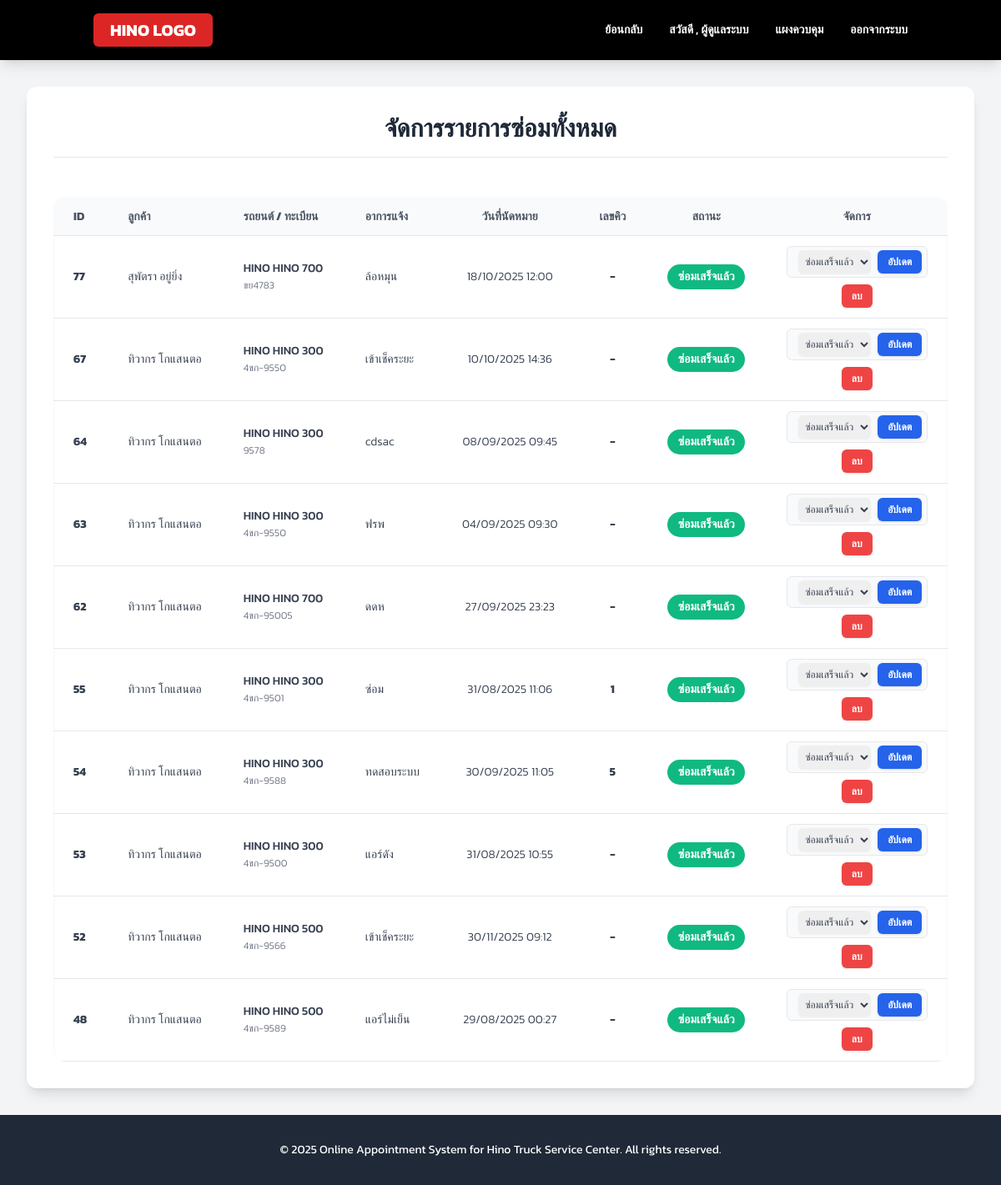
The page /admin_edit_repair.php (signed in) on the database its author committed.
### tables this page shows
CREATE TABLE `service_requests` (
  `request_id` int(11) NOT NULL,
  `vehicle_id` int(11) DEFAULT NULL,
  `description` text NOT NULL,
  `symptoms` text DEFAULT NULL,
  `appointment_date` datetime NOT NULL,
  `status` enum('pending','in_progress','completed','cancelled') DEFAULT 'pending',
  `notes` text DEFAULT NULL,
  `cost` decimal(10,2) DEFAULT NULL,
  `created_at` timestamp NOT NULL DEFAULT current_timestamp(),
  `queue_number` varchar(10) DEFAULT NULL
);

CREATE TABLE `customers` (
  `customer_id` int(11) NOT NULL,
  `first_name` varchar(50) NOT NULL,
  `last_name` varchar(50) NOT NULL,
  `email` varchar(100) NOT NULL,
  `phone` varchar(15) DEFAULT NULL,
  `password_hash` varchar(255) NOT NULL,
  `created_at` timestamp NOT NULL DEFAULT current_timestamp(),
  `reset_token` varchar(255) DEFAULT NULL,
  `token_expiry` datetime DEFAULT NULL
);

CREATE TABLE `vehicles` (
  `vehicle_id` int(11) NOT NULL,
  `customer_id` int(11) DEFAULT NULL,
  `brand` varchar(50) NOT NULL,
  `model` varchar(50) NOT NULL,
  `year` varchar(10) DEFAULT NULL,
  `license_plate` varchar(20) NOT NULL,
  `vin_number` varchar(17) DEFAULT NULL
);

### admin_edit_repair.php (the view, shortened to what this page needs)
<?php
include 'db_connect.php';
$admin_name = isset($_SESSION['first_name']) ? $_SESSION['first_name'] : 'ผู้ดูแลระบบ';
$sql_all = "SELECT
                sr.request_id,
                sr.appointment_date,
                sr.description,
                sr.status,
                sr.created_at,
                sr.queue_number,
                c.first_name,
                c.last_name,
                v.brand,
                v.model,
                v.license_plate
            FROM
                service_requests sr
            JOIN
                vehicles v ON sr.vehicle_id = v.vehicle_id
            JOIN
                customers c ON v.customer_id = c.customer_id
            ORDER BY
                sr.created_at DESC";
$result_all = $conn->query($sql_all);
?>
<!DOCTYPE html>
<html lang="th">
<head>
    <script src="https://cdn.tailwindcss.com"></script>
</head>
<body>
    <header class="bg-black text-white shadow-lg sticky top-0 z-50">
        <nav class="container mx-auto px-6 py-4 flex items-center justify-between">
            <div class="h-10 bg-red-600 px-5 flex items-center rounded-md">
                <span class="text-white text-xl font-bold">HINO LOGO</span>
            </div>
            <div class="flex items-center space-x-8 text-sm font-semibold">
                <a href="#" onclick="javascript:history.back()" class="text-white hover:text-red-600 transition-colors duration-300">ย้อนกลับ</a>
                <div class="text-white">
                    สวัสดี , <strong><?php echo htmlspecialchars($admin_name); ?></strong>
                </div>
                <a href="admin_dashboard.php" class="hover:text-red-600 transition-colors duration-300">แผงควบคุม</a>
                <a href="admin_logout.php" class="hover:text-red-600 transition-colors duration-300">ออกจากระบบ</a>
            </div>
        </nav>
    </header>
    <main class="main-content">
        <div class="bg-white p-8 rounded-xl shadow-lg">
            <h1 class="text-3xl font-bold text-center text-gray-800 mb-8 border-b pb-4">จัดการรายการซ่อมทั้งหมด</h1>
            <?php
            if ($result_all->num_rows > 0) {
                echo "<div class='overflow-x-auto'>";
                echo "<table class='min-w-full bg-white rounded-xl shadow-inner'>";
                echo "<thead>";
                echo "<tr class='bg-gray-100 text-gray-600 uppercase text-sm leading-normal'>";
                echo "<th class='py-3 px-6 text-left'>ID</th>";
                echo "<th class='py-3 px-6 text-left'>ลูกค้า</th>";
                echo "<th class='py-3 px-6 text-left'>รถยนต์ / ทะเบียน</th>";
                echo "<th class='py-3 px-6 text-left'>อาการแจ้ง</th>";
                echo "<th class='py-3 px-6 text-center'>วันที่นัดหมาย</th>";
                echo "<th class='py-3 px-6 text-center'>เลขคิว</th>";
                echo "<th class='py-3 px-6 text-center'>สถานะ</th>";
                echo "<th class='py-3 px-6 text-center'>จัดการ</th>";
                echo "</tr>";
                echo "</thead>";
                echo "<tbody class='text-gray-700 text-sm font-light'>";
                while($row = $result_all->fetch_assoc()) {
                    $status_text = '';
                    $status_class = '';
                    $status_raw = strtolower($row['status']);
                    switch ($status_raw) {
                        case 'completed':
                            $status_text = 'ซ่อมเสร็จแล้ว';
                            $status_class = 'status-completed';
                            break;
                    }
                    echo "<tr class='border-b border-gray-200 hover:bg-gray-50'>";
                    echo "<td class='py-3 px-6 text-left whitespace-nowrap font-bold'>" . $row["request_id"] . "</td>";
                    echo "<td class='py-3 px-6 text-left whitespace-nowrap'>" . htmlspecialchars($row["first_name"] . " " . $row["last_name"]) . "</td>";
                    echo "<td class='py-3 px-6 text-left'>
                            <span class='font-medium'>" . htmlspecialchars($row["brand"] . " " . $row["model"]) . "</span><br>
                            <span class='text-xs text-gray-500'>" . htmlspecialchars($row["license_plate"]) . "</span>
                        </td>";
                    echo "<td class='py-3 px-6 text-left max-w-[200px] truncate'>" . htmlspecialchars($row["description"]) . "</td>";
                    echo "<td class='py-3 px-6 text-center whitespace-nowrap'>" . date('d/m/Y H:i', strtotime($row['appointment_date'])) . "</td>";
                    echo "<td class='py-3 px-6 text-center font-bold'>" . (isset($row['queue_number']) ? htmlspecialchars($row['queue_number']) : '-') . "</td>";
                    echo "<td class='py-3 px-6 text-center'>";
                    echo "<span class='status-badge " . $status_class . "'>" . $status_text . "</span>";
                    echo "</td>";
                    echo "<td class='py-3 px-6 text-center whitespace-nowrap'>";
                    echo "<form method='post' class='flex items-center justify-center space-x-2 mb-2 p-1 border border-gray-200 rounded-md bg-gray-50'>";
                    echo "<select name='status' class='border-gray-300 rounded-md shadow-sm p-1 text-xs focus:ring-blue-500 focus:border-blue-500'>";
                    echo "<option value='completed' " . ($row['status'] == 'completed' ? 'selected' : '') . ">ซ่อมเสร็จแล้ว</option>";
                    echo "</select>";
                    echo "<button type='submit' class='bg-blue-600 hover:bg-blue-700 text-white font-bold py-1.5 px-3 rounded-md text-xs shadow transition duration-200'>อัปเดต</button>";
                    echo "</form>";
                    echo "<div class='flex flex-wrap justify-center items-center space-x-2 mt-2'>";
                    echo "<form method='post' class='inline-block'>";
                    echo "<button type='submit' class='bg-red-500 hover:bg-red-700 text-white font-bold py-1.5 px-3 rounded-md text-xs shadow transition duration-200' onclick=\"return confirm('คุณแน่ใจหรือไม่ที่จะลบรายการนี้?');\">ลบ</button>";
                    echo "</form>";
                    echo "</div>";
                    echo "</td>";
                    echo "</tr>";
                }
                echo "</tbody>";
                echo "</table>";
                echo "</div>";
            } else {
                echo "<p class='text-center text-gray-500 p-8 border rounded-lg'>ไม่พบรายการแจ้งซ่อมในขณะนี้</p>";
            }
            ?>
        </div>
    </main>
    <footer class="bg-gray-800 text-white py-8 mt-auto">
        <div class="container mx-auto px-6 text-center text-sm">
            <p>&copy;  2025 Online Appointment System for Hino Truck Service Center. All rights reserved.</p>
        </div>
    </footer>
</body>
</html>

### admin_edit_repair.php (style rules this page uses)
body { font-family: 'Kanit', sans-serif; background-color: #f3f4f6; display: flex; flex-direction: column; min-height: 100vh; }
.main-content { flex-grow: 1; padding: 2rem; margin: 0 auto; width: 100%; }
table { width: 100%; border-collapse: collapse; margin-top: 1rem; background-color: white; box-shadow: 0 4px 6px rgba(0, 0, 0, 0.1); border-radius: 0.5rem; overflow: hidden; }
th, td { padding: 1rem; border-bottom: 1px solid #e5e7eb; text-align: left; }
th { background-color: #f9fafb; font-weight: 700; text-transform: uppercase; font-size: 0.875rem; color: #4b5563; }
.status-badge { display: inline-block; padding: 0.3rem 0.8rem; border-radius: 9999px; font-size: 0.875rem; font-weight: 600; color: white; text-transform: capitalize; }
.status-completed { background-color: #10b981; color: #fff; }

### rows shown on the page
service_requests: request_id "77", customers.first_name+last_name "สุพัตรา อยู่ยิ่ง", vehicle.model "HINO HINO 700", vehicle.license_plate "ขย4783", description "ล้อหมุน", appointment_date "18/10/2025 12:00", status "ซ่อมเสร็จแล้ว"
service_requests: request_id "67", customers.first_name+last_name "ทิวากร โกแสนตอ", vehicle.model "HINO HINO 300", vehicle.license_plate "4ขก-9550", description "เข้าเช็คระยะ", appointment_date "10/10/2025 14:36", status "ซ่อมเสร็จแล้ว"
service_requests: request_id "64", customers.first_name+last_name "ทิวากร โกแสนตอ", vehicle.model "HINO HINO 300", vehicle.license_plate "9578", description "cdsac", appointment_date "08/09/2025 09:45", status "ซ่อมเสร็จแล้ว"
service_requests: request_id "63", customers.first_name+last_name "ทิวากร โกแสนตอ", vehicle.model "HINO HINO 300", vehicle.license_plate "4ขก-9550", description "ฟรพ", appointment_date "04/09/2025 09:30", status "ซ่อมเสร็จแล้ว"
service_requests: request_id "62", customers.first_name+last_name "ทิวากร โกแสนตอ", vehicle.model "HINO HINO 700", vehicle.license_plate "4ขก-95005", description "ดดห", appointment_date "27/09/2025 23:23", status "ซ่อมเสร็จแล้ว"
service_requests: request_id "55", customers.first_name+last_name "ทิวากร โกแสนตอ", vehicle.model "HINO HINO 300", vehicle.license_plate "4ขก-9501", description "ซ่อม", appointment_date "31/08/2025 11:06", queue_number "1", status "ซ่อมเสร็จแล้ว"
service_requests: request_id "54", customers.first_name+last_name "ทิวากร โกแสนตอ", vehicle.model "HINO HINO 300", vehicle.license_plate "4ขก-9588", description "ทดสอบระบบ", appointment_date "30/09/2025 11:05", queue_number "5", status "ซ่อมเสร็จแล้ว"
service_requests: request_id "53", customers.first_name+last_name "ทิวากร โกแสนตอ", vehicle.model "HINO HINO 300", vehicle.license_plate "4ขก-9500", description "แอร์ดัง", appointment_date "31/08/2025 10:55", status "ซ่อมเสร็จแล้ว"
service_requests: request_id "52", customers.first_name+last_name "ทิวากร โกแสนตอ", vehicle.model "HINO HINO 500", vehicle.license_plate "4ขก-9566", description "เข้าเช็คระยะ", appointment_date "30/11/2025 09:12", status "ซ่อมเสร็จแล้ว"
service_requests: request_id "48", customers.first_name+last_name "ทิวากร โกแสนตอ", vehicle.model "HINO HINO 500", vehicle.license_plate "4ขก-9589", description "แอร์ไม่เย็น", appointment_date "29/08/2025 00:27", status "ซ่อมเสร็จแล้ว"

### other values the page prints
$admin_name "ผู้ดูแลระบบ"
